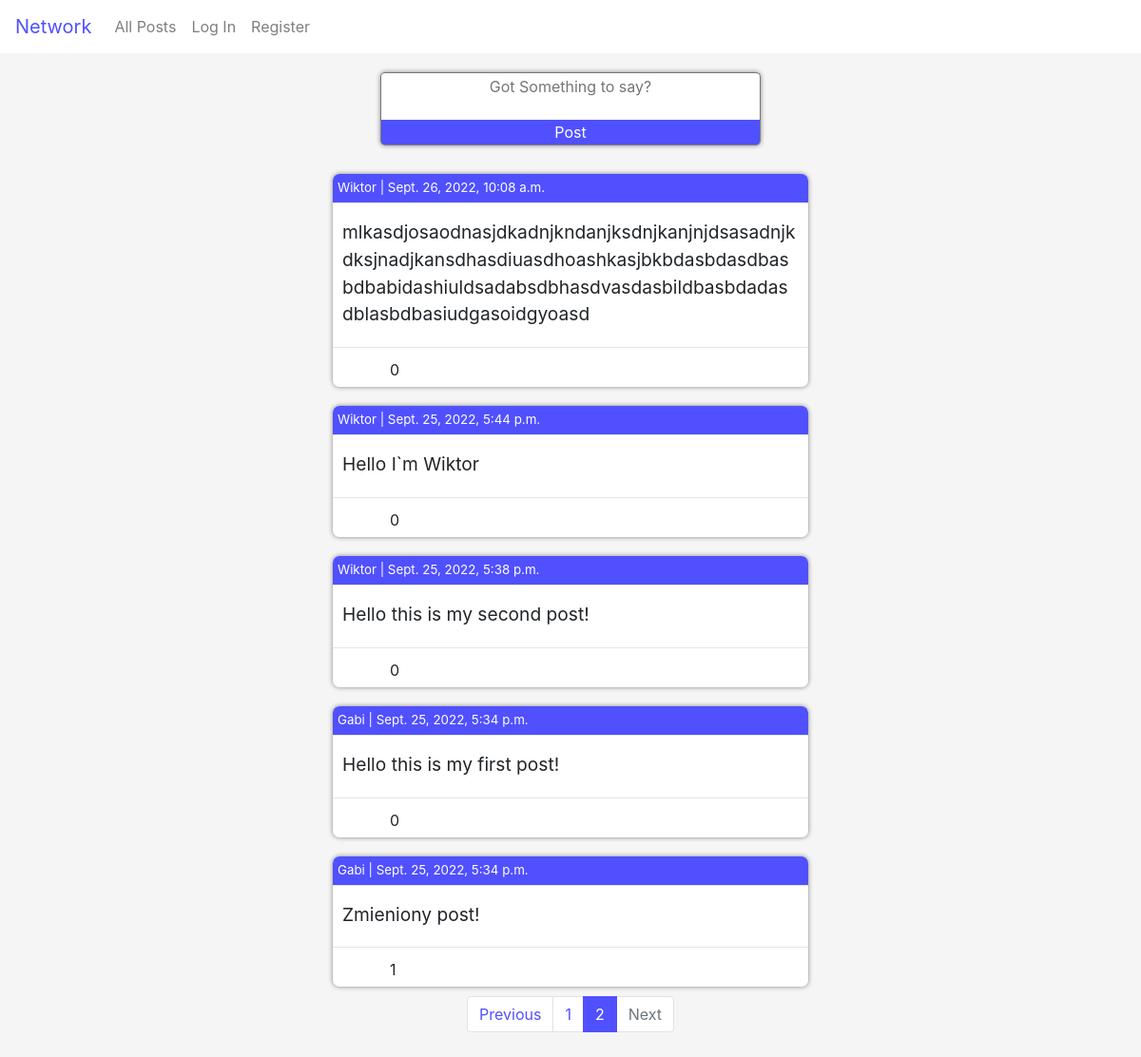
Screenshot of /?page=2 with the database file from the repository.
### network/models.py (models this page shows)
class Post(models.Model):
    poster = models.ForeignKey(User, on_delete=models.CASCADE, related_name='posts')
    timestamp = models.DateTimeField(auto_now_add=True)
    body = models.TextField(max_length=300)
    likes = models.ManyToManyField(User, related_name='likes')

class User(AbstractUser):
    is_following = models.ManyToManyField('self', symmetrical=False, related_name='followed_by')
    followers = models.ManyToManyField('self', symmetrical=False)
    def __str__(self):
        return f'{self.username}'

### network/views.py (the view, shortened to what this page needs)
# urls.py: path("", views.index, name="index"),
def index(request):
    post_form = PostForm()
    posts = Post.objects.all().order_by('-timestamp')
    paginator = Paginator(posts, 10)
    page_number = request.GET.get('page')
    page_obj = paginator.get_page(page_number)
    context = {
       'post_form': post_form,
       'page_obj': page_obj,
       'type':'index'
    }
    return render(request, "network/index.html", context)

### network/forms.py
class PostForm(ModelForm):
  class Meta:
    model = Post
    fields = ['body']
    labels = {
      'body': ''
    }
    widgets = {
      'body' : Textarea(attrs=
                        {'cols': 40,
                        'rows': 10,
                        'placeholder' : 'Got Something to say?'
                        })
    }

### network/templates/network/index.html (shortened to what this page needs)
{% extends "network/layout.html" %}
{% block body %}
    {% if type == 'index' %}
    <div id="post_form_container">
        <form action='' method='post' id='post_form_html'>
            {{post_form}}
            <input type='submit' value="Post" id='post_button'>
        </form>
    </div>
    {% endif %}
    <div id='feed'>
    {% for post in page_obj %}
        <div class='post'>
            <div class='poster'>
                <p class='poster_text'>
                <a href='{% url 'profile'  post.poster.id %}' class='profile_link'>{{post.poster}}</a>
                | {{post.timestamp}}
                </p>
            </div>
            <hr>
            <div class='post_body' id='post_div_{{ post.id }}'>
                <p class='post_body_text' id='post_{{ post.id }}'>{{post.body|linebreaksbr}}</p>
            </div>
            <hr>
            <div class='post_likes'>
                {% if request.user.is_authenticated %}
                    {% if request.user in post.likes.all %}
                        <button class='like_button' id='like_button_{{post.id}}'>Unlike</button>
                        <p class='likes' id='likes_{{post.id}}'>{{ post.likes.all.count }}</p>
                        {% elif request.user not in post.likes.all %}
                        <button class='like_button' id='like_button_{{post.id}}'>Like</button>
                        <p class='likes' id='likes_{{post.id}}'>{{ post.likes.all.count }}</p>
                    {% endif %}
                {% else %}
                    <p class='likes' id='likes_{{post.id}}' style ="position:static/">{{ post.likes.all.count }}</p>
                {% endif %}
            </div>
        </div>
    {% endfor %}
    <nav aria-label="Posts page navigation ">
        <ul class="pagination">
            {% if page_obj.has_previous%}
            <li class="page-item"><a class="page-link" href="?page={{ page_obj.previous_page_number }}">Previous</a></li>
            <li class="page-item"><a class="page-link" href="?page=1">1</a></li>
            {% else %}
            <li class="page-item disabled"><span class="page-link">Previous</span></li>
            {% endif %}
            <li class="page-item active"><span class="page-link" href="#">{{ page_obj.number }}</a></li>
            {% if page_obj.has_next %}
            <li class="page-item"><a class="page-link" href="?page={{ page_obj.next_page_number }}">{{ page_obj.next_page_number}}</a></li>
            <li class="page-item"><a class="page-link" href="?page={{ page_obj.paginator.num_pages }}">Next</a></li>
            {% else %}
            <li class="page-item disabled"><span class="page-link">Next</span></li>
            {% endif %}
        </ul>
    </nav>
    </div>
{% endblock %}

### network/static/network/styles.css (style rules this page uses)
hr { margin-top:0 }
.page-item.active .page-link { background-color:rgb(80, 80, 255); border-color:rgb(80, 80, 255); }
.page-link { color: rgb(80, 80, 255); transition: 0.5s; }
#post_form_container { padding: 20px; justify-content: center; display:flex; background-color: whitesmoke; }
#id_body { border-radius:5px 5px 0 0 ; width: 400px; transition-duration: 1s; resize: none; height: 50px; display:block; border-bottom:none; text-align: center; }
#post_form_html { display:flex; justify-content: center; flex-direction: column; box-shadow: 0 0 5px gray; border-radius: 5px; }
#post_button { border-radius: 0 0 5px 5px; border:1px solid gray; border-top:none; position: relative; background-color: rgb(80, 80, 255); color:white }
#feed { padding:0 300px 10px 300px; justify-content: center; align-items: center; display: flex; flex-direction: column; background-color: whitesmoke; margin-bottom:0; }
.post { background-color: white; box-shadow:0 0 5px gray; width:500px; height:auto; min-height: 100px; margin:10px; overflow-wrap: break-word; border-radius:7px; padding:none; }
.poster { font-size: smaller; margin-bottom: none; background-color: rgb(80, 80, 255); border-radius: 7px 7px 0 0 ; padding: 5px; }
.poster_text { margin-bottom: 0; color:white }
.post_body { font-size: larger; position:relative; padding: 0 10px 0 10px; }
.post_body_text { margin: 0 0 20px 0; white-space: pre-wrap; }
.post_likes { bottom:0px; height:25px; position:relative; display:flex; flex-direction: row; margin-top:0; }
.likes { position:absolute; left:55px; padding-left:5px; bottom: -10px }
.profile_link { color:white; transition-duration: 0.5s; }

### rows the page displays
Post: poster "Wiktor", timestamp "Sept. 26, 2022, 10:08 a.m.", body "mlkasdjosaodnasjdkadnjkndanjksdnjkanjnjdsasadnjkdksjnadjkansdhasdiuasdhoashkasjbkbdasbdasdbasbdbabidashiuldsadabsdbhasdvasdasbildbasbdadasdblasbdbasiudgasoidgyoasd", likes.all.count "0"
Post: poster "Wiktor", timestamp "Sept. 25, 2022, 5:44 p.m.", body "Hello I`m Wiktor", likes.all.count "0"
Post: poster "Wiktor", timestamp "Sept. 25, 2022, 5:38 p.m.", body "Hello this is my second post!", likes.all.count "0"
Post: poster "Gabi", timestamp "Sept. 25, 2022, 5:34 p.m.", body "Hello this is my first post!", likes.all.count "0"
Post: poster "Gabi", timestamp "Sept. 25, 2022, 5:34 p.m.", body "Zmieniony post!", likes.all.count "1"

### other values shown
{{ page_obj.number }} "2"
